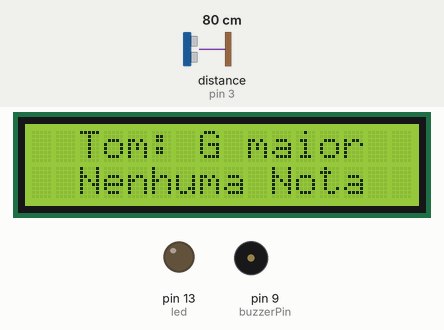
Simulated run of this sketch. Board: Arduino Uno, built with avr-gcc and run on an emulated ATmega328P. Shown: 16×2 character LCD, output pins drawn as LEDs (lit = HIGH), buzzer (waves = sounding). Wiring (inferred from the names in the program): ultrasonic range finder: trigger pin 5; echo pin 3. Inputs (shaded band) come from the test bench; at power-on: distance to the obstacle (sensor on pin 3) 80 cm. The echo pulse lasts 58.3 µs per cm; pins used as bus, display or sensor lines are not drawn; what the sketch prints to the serial monitor is not drawn.

Above: at 3.3 s.
3.4 s: distance to the obstacle (sensor on pin 3) set to 73 cm
4.9 s: distance to the obstacle (sensor on pin 3) set to 62 cm
At 6.0 s:
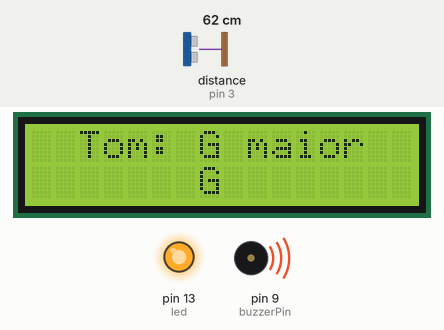
6.4 s: distance to the obstacle (sensor on pin 3) set to 40 cm
At 7.2 s:
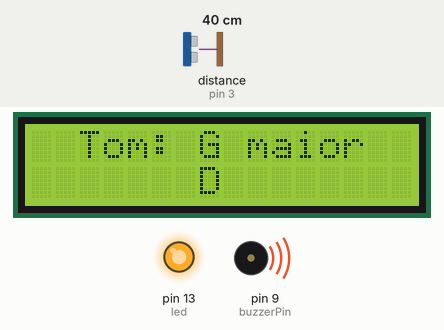
7.9 s: distance to the obstacle (sensor on pin 3) set to 18 cm
At 8.9 s:
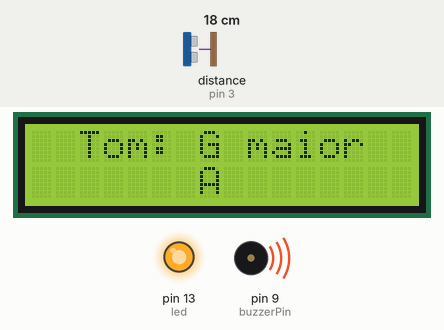
9.4 s: distance to the obstacle (sensor on pin 3) set to 54 cm
At 10.0 s:
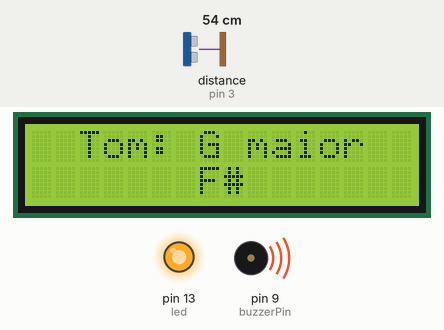
10.9 s: distance to the obstacle (sensor on pin 3) set to 35 cm
At 11.7 s:
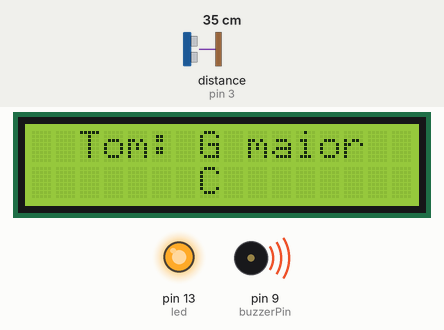
Timing chart, 0 to 13.4 s (numbered marks = the images above; inputs shaded):
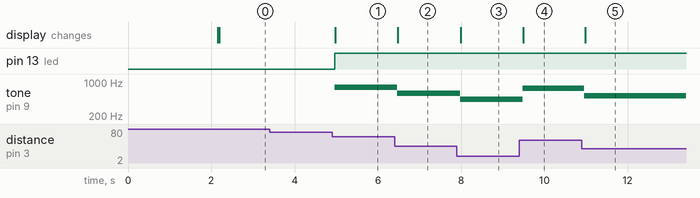

The sketch:

code.ino
```cpp
#define trigPin 5  // define o pino Trig do sensor ultrassônico
#define echoPin 3  // define o pino Echo do sensor ultrassônico
#define buzzerPin 9 // define o pino do buzzer
#define led 13
#include <LiquidCrystal_I2C.h>
#include <RunningMedian.h>

LiquidCrystal_I2C lcd(0x27, 16, 2);
RunningMedian median(3);

void setup() {
  pinMode(trigPin, OUTPUT); // define o pino Trig como saída
  pinMode(echoPin, INPUT); // define o pino Echo como entrada
  pinMode(buzzerPin, OUTPUT); // define o pino do buzzer como saída
  pinMode(led, OUTPUT);
  Serial.begin(9600);
  lcd.init();
  lcd.backlight();
  lcd.begin(16, 2);
  // Escreve uma mensagem na primeira linha da tela
  lcd.setCursor(0, 0);
  lcd.print("   MetroTune    ");
  lcd.setCursor(1, 1);
  lcd.print("Gustavo Sabath");
  delay(2000);
  lcd.clear();
}

int medePulso(){
  digitalWrite(trigPin, LOW); // envia um pulso de 2us para o pino Trig
  delayMicroseconds(2);
  digitalWrite(trigPin, HIGH); // envia um pulso de 10us para o pino Trig
  delayMicroseconds(10);
  digitalWrite(trigPin, LOW);
  return pulseIn(echoPin, HIGH); // mede o tempo do pulso Echo em microssegundos
}

void loop() {
  float cm;
  String note;
  median.add(medePulso());
  cm = median.getMedian() * 0.01715; // calcula a distância em centímetros
  int frequency = 0;
  Serial.print("Distance: ");
  Serial.print(cm);
  Serial.println(" cm ");

  if (cm >= 3.0 && cm < 11.0){
    frequency = 392;
    note = "       G        ";
  } else if (cm >= 11.0 && cm < 19.0){
    frequency = 440;
    note = "       A        ";
  } else if (cm >= 19.0 && cm < 27.0){
    frequency = 494;
    note = "       B        ";
  } else if (cm >= 27.0 && cm < 35.0){
    frequency = 523;
    note = "       C        ";
  } else if (cm >= 35.0 && cm < 43.0){
    frequency = 587;
    note = "       D        ";
  } else if (cm >= 43.0 && cm < 51.0){
    frequency = 659;
    note = "       E        ";
  } else if (cm >= 51.0 && cm < 59.0){
    frequency = 740;
    note = "       F#       ";
  } else if (cm >= 59.0 && cm < 67.0){
    frequency = 784;
    note = "       G        ";
  }
  lcd.setCursor(0, 0);
  lcd.print("  Tom: G maior  ");
  lcd.setCursor(0, 1);

  if (cm >= 3.0 && cm < 67.0){
    tone(buzzerPin, frequency);
    digitalWrite(led, HIGH);
  } else {
    note = "  Nenhuma Nota  ";
    noTone(buzzerPin);
    digitalWrite(led, LOW);
  }

  lcd.print(note);
}
```

Measured:
- the behaviour switches between 68 and 67 cm on distance to the obstacle (sensor on pin 3) (found by bisection; images 0 and 1)
- after the input at 3.4 s, every drawn part: stays the same
- after the input at 4.9 s, pin 13 (led): LOW → HIGH after 0.06 s; tone on pin 9 (buzzerPin): silent → 784 Hz after 0.06 s; the display: changes after 0.08 s (image 1)
- after the input at 6.4 s, tone on pin 9 (buzzerPin): 784 Hz → 587 Hz after 0.07 s; the display: changes after 0.08 s (image 2)
- after the input at 7.9 s, tone on pin 9 (buzzerPin): 587 Hz → 440 Hz after 0.08 s; the display: changes after 0.10 s (image 3)
- after the input at 9.4 s, tone on pin 9 (buzzerPin): 440 Hz → 740 Hz after 0.08 s; the display: changes after 0.09 s (image 4)
- after the input at 10.9 s, tone on pin 9 (buzzerPin): 740 Hz → 523 Hz after 0.06 s; the display: changes after 0.08 s (image 5)
